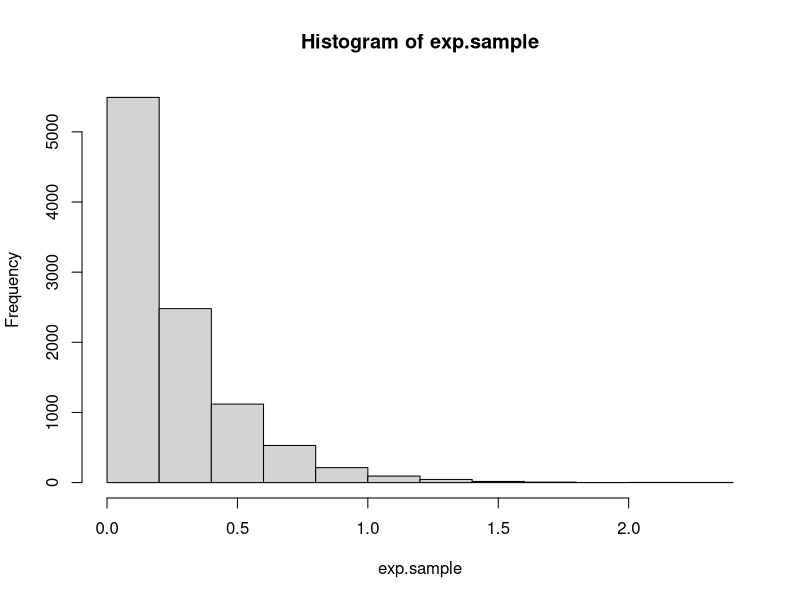
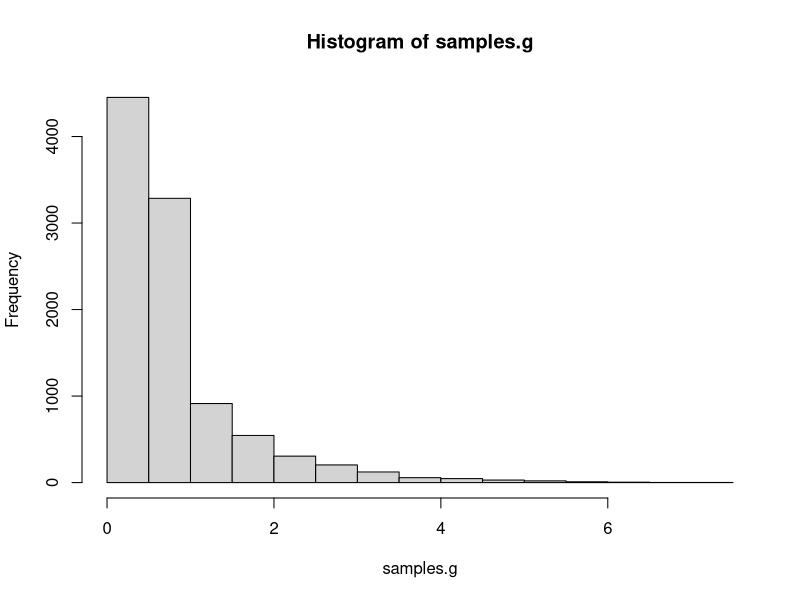
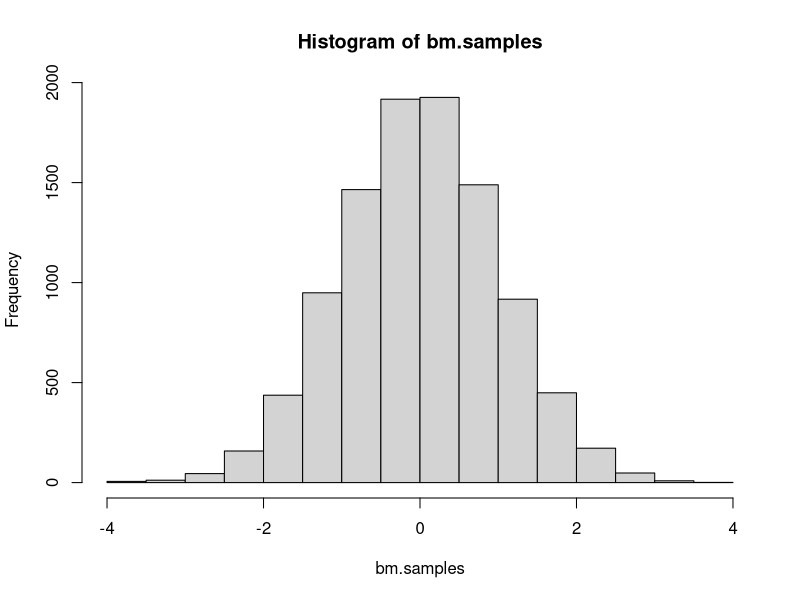
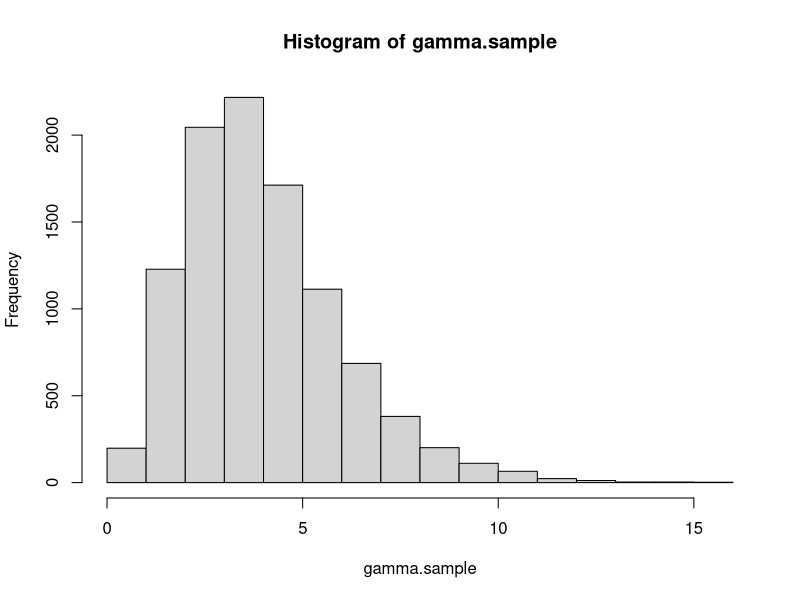
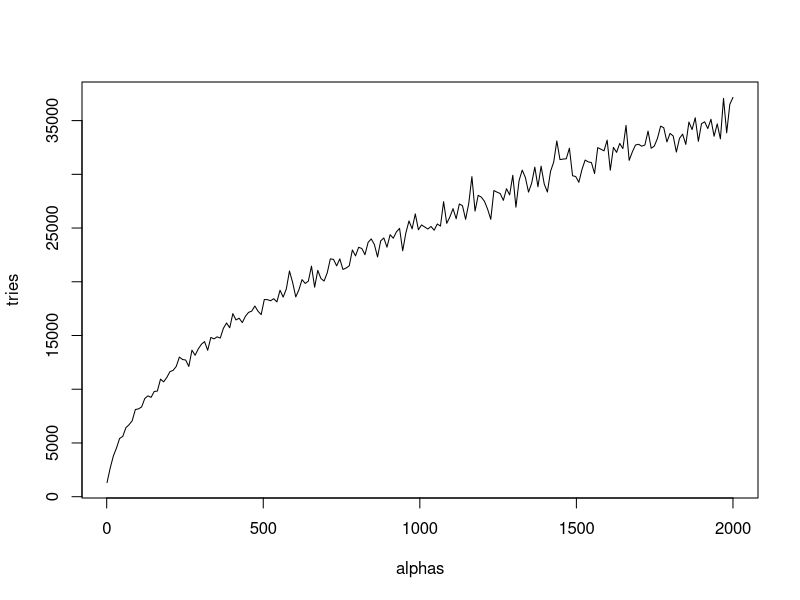
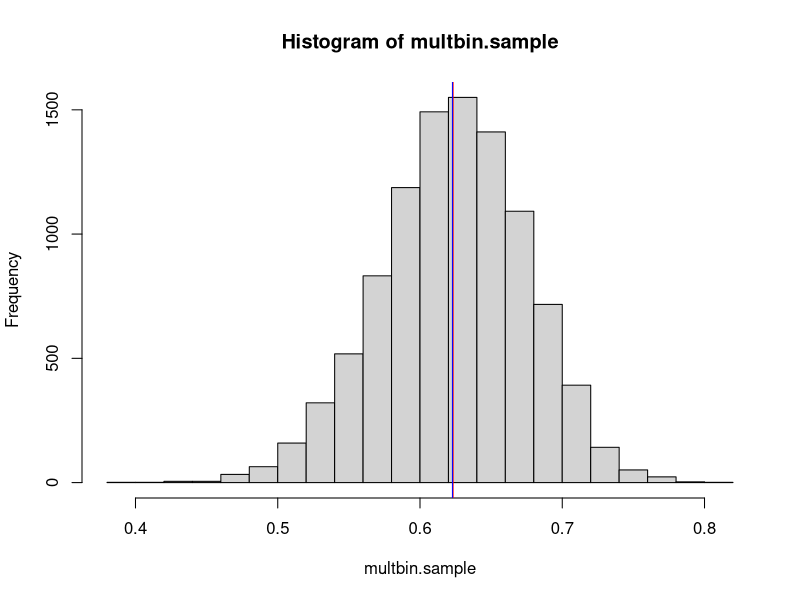

Write the R code that produced these figures, in order.
## ---- chunk 1
knitr::opts_chunk$set(echo = TRUE)
## ---- chunk 2
# Function to sample n times from exponential distribution
samples_exp = function(rate, n){
  u = runif(n)          # Sample from unif(0,1) distribution
  x = - log(u) / rate   # Compute values using inverse cdf
  return(x)             # Vector of n samples
}

# Function to print mean and variance
print.mean.var = function(n, m.emp, m.th, v.emp, v.th) {
  cat('Number of samples:', n)
  cat('\n\nEmpirical mean:', m.emp)
  cat('\nTheoretical mean:', m.th)
  cat('\n\nEmpirical variance:', v.emp)
  cat('\nTheoretical variance:', v.th)
}

# Check function
rate = 4                                        # Set rate parameter
n = 10000                                       # Number of samples
exp.sample = samples_exp(rate, n)               # Sample
hist(exp.sample)                                # Histogram of sample

mean.emp.exp = mean(exp.sample)                 # Empirical mean
mean.th.exp = 1 / rate                          # Theoretical mean

var.emp.exp = var(exp.sample)                   # Empirical variance
var.th.exp = 1 / rate^2                         # Theoretical variance

print.mean.var(n, mean.emp.exp, mean.th.exp, var.emp.exp, var.th.exp)  # Print values
## ---- chunk 3
# Function to sample from g using inverse cdf
samples_g = function(alpha, n) {
  c = alpha * exp(1) / (alpha + exp(1))   # Normalizing constant
  u = runif(n)                            # Sample from unif(0,1) distribution
  vec = rep(0, n)                         # Vector to store the generated samples
  for(i in 1:length(u)){
    if(u[i]<= c/alpha) {vec[i] = (alpha * u[i] / c)^(1 / alpha)}  # Use case 1 in inverse cdf to generate sample
    else {vec[i] = -log(1/alpha + exp(-1) - u[i]/c)}              # Use case 2 in inverse cdf to generate sample
  }
  return(vec)
}

# Check function
alpha = 0.8                               # Set parameter
c = alpha * exp(1) / (alpha + exp(1))     # Normalizing constant
n = 10000                                 # Number of samples
samples.g = samples_g(alpha, n)           # Sampling from g
hist(samples.g)                           # Histogram of samples

mean.emp.g = mean(samples.g)                      # Empirical mean
mean.theo.g = c * (1/(alpha+1) + 2*exp(-1))       # Theoretical mean

var.emp.g = var(samples.g)                                  # Empirical variance
var.theo.g = c * (1/(alpha+2) + 5*exp(-1)) - mean.theo.g^2  # Theoretical variance

print.mean.var(n, mean.emp.g, mean.theo.g, var.emp.g, var.theo.g)   # Print values
## ---- chunk 4
# Function to generate n samples from N(0,1) using Box Muller
boxmuller = function(n) {
  # Sample from unif(0,1)
  u1 = runif(n)
  u2 = runif(n)
  # Polar coordinates
  r = sqrt(-2*log(u1))
  theta = 2*pi*u2
  #Cartesian coordinate(s)
  x = r*cos(theta)          # Vector of n independent samples
  #y = r*sin(theta)
  return(x)
}

# Check function
n = 10000                       # Number of samples
bm.samples = boxmuller(n)       # Sampling from N(0,1)
hist(bm.samples)                # Histogram of samples

mean_bm = mean(bm.samples)      # Empirical mean
var_bm = var(bm.samples)        # Empirical variance

print.mean.var(n, mean_bm, 0, var_bm, 1)  # Print values
## ---- chunk 5
# Function to generate a realization from d-variate normal distribution
mult_normal = function(d, mu, sigma) {
  # mu is vector of means, must have length d
  # sigma is covariance matrix, must have dimension dxd
  x = boxmuller(d)    # d N(0,1) distributed variables
  A = t(chol(sigma))  # Cholesky decomposition of covariance matrix (lower triangular)
  y = mu + A %*% x    # d-variate N(mu, sigma)
  return(y)
}


# Check function

# vector of means and covariance matrix
mu = c(1,2)         
sigma = cbind(c(1,0.5),c(0.5,1))

# Estimate mean and empirical variance
n = 10000                     # Number of realizations
mu_est = rep(0,length(mu))    
multnor.sample = matrix(NA, n, length(mu))
for(i in 1:n) {
  multnor = mult_normal(length(mu),mu,sigma)
  mu_est = mu_est + multnor
  multnor.sample[i,] = multnor
  }
mu_est = mu_est / n               # Estimated mean vector

sigma_est = var(multnor.sample)   # Estimated covariance matrix

# Printing
cat('True mean:', mu)
cat('\nEstimated mean:', mu_est)
cat('\n\nTrue covariance matrix:\n')
sigma
cat('\nEstimated covariance matrix:\n')
sigma_est
## ---- chunk 6
# Function to calculate the acceptance probability
accprob = function(x, alpha) {
  if(x<1) {return(exp(-x))}
  else if(x>=1) {return(x^(alpha-1))}
}

# Function to generate n samples from f
gamma_rejsamp = function(n, alpha) {
  vec = rep(0, n)             # Vector for storing the accepted samples
  i = 1
  while(i<=n) {
    x = samples_g(alpha, 1)   # Sample from proposal density
    u = runif(1)              # Sample from unif(0,1)
    a = accprob(x, alpha)     # Calculate acceptance probability
    if(u<=a) {                # Accept x as a sample
      vec[i] = x              # Store x
      i = i + 1
      }
  }
  return(vec)
}

# Check function
alpha = 0.5     # Set parameter
n = 10000       # Number of samples
gamma.sample = gamma_rejsamp(n, alpha)    # Generate samples

mean.emp = mean(gamma.sample)   # Empirical mean
mean.theo = alpha               # Theoretical mean

var.emp = var(gamma.sample)     # Empirical variance
var.theo = alpha                # Theoretical variance

print.mean.var(n, mean.emp, mean.theo, var.emp, var.theo)   # Printing values
## ---- chunk 7
# Function to generate n samples from ln(unif(0,ab))
inv.cdf.sampling = function(n, ln.ab) {
  u = runif(n)    # Sample from unif(0,1)
  x = ln.ab + log(u)   # Using inverse cdf
  return(x)
}

# Function to generate n samples from f
# alpha > 1
samples.f = function(n, alpha) {
  vec = rep(0,n)                        # Vector for storing the samples
  i = 1                                 # Count index in vec
  lna = (alpha-1) / 2 * (log(alpha-1) -1) # Value of ln(a)
  lnb = (alpha+1) / 2 * (log(alpha+1) -1) # Value of ln(b_+)
  tries = 0                             # Count number of tries to generate n realizations
  while(i<=n) {
    z1 = inv.cdf.sampling(1,lna)          # Sample from ln(unif(0,a))
    z2 = inv.cdf.sampling(1,lnb)          # Sample from ln(unif(b_-,b_+))
    diff = z2 - z1
    limit = ((alpha-1)*diff - exp(diff)) / 2  # Calculate upper limit for z1 in C_f
    if(z1 <= limit) {                   # Accept the sample
      vec[i] = exp(diff)                # Store ratio of uniforms
      i = i + 1
    }
    tries = tries + 1
  }
  return(c(tries,vec))                  # Return number of tries and vector of samples
}

# Check function
alpha = 4       # Set parameter
n = 10000       # Number of samples
gamma.sample = samples.f(n,alpha)[-1]   # Generate samples
hist(gamma.sample)                      # Histogram of samples

mean.emp = mean(gamma.sample)           # Empirical mean
mean.theo = alpha                       # Theoretical mean

var.emp = var(gamma.sample)             # Empirical variance
var.theo = alpha                        # Theoretical variance

print.mean.var(n, mean.emp, mean.theo, var.emp, var.theo) # Printing values

# Number of tries for different alphas
n = 1000                                # Number of samples to generate
alphas = seq(1.1,2000,length.out = 200)   # Values for alpha  
tries = rep(0,length(alphas))           # Vector to store number of tries to generate n samples for different alphas
for(i in 1:length(alphas)) {
  s = samples.f(1000,alphas[i])
  tries[i] = s[1]
}
plot(alphas, tries, type = "l")                      # Plot of alpha vs number of tries
## ---- chunk 8
# Function to generate n samples from gamma distribution
gamma = function(n, alpha, beta) {
  if(alpha<1) {return(gamma_rejsamp(n,alpha) / beta)}       # alpha<1, beta is an inverse scale parameter
  else if(alpha>1) {return(samples.f(n,alpha)[-1] / beta)}  # alpha>1, beta is an inverse scale parameter
  else {return(samples_exp(beta,n))}                        # alpha=1, exponential distribution with rate beta
}

# Test function

# Function to generate samples and print values
test.gam = function(n, alpha, beta) {
  gam.samp = gamma(n, alpha, beta)
  mean.emp = mean(gam.samp)
  mean.theo = alpha / beta
  var.emp = var(gam.samp)
  var.theo = alpha / beta^2
  cat('alpha=',alpha,'\nbeta=',beta,'\n')
  print.mean.var(n, mean.emp, mean.theo, var.emp, var.theo)
  cat('\n\n\n')
}

# Set parameters
n = 10000
alpha = c(0.5, 1, 10)
beta = 2

test.gam(n, alpha[1], beta)
test.gam(n, alpha[2], beta)
test.gam(n, alpha[3], beta)

## ---- chunk 9
#Function for generating one Diriclet distributed variable with parameter alpha:
dirichlet <- function(alphas){
  zs = rep(0,length(alphas))
  for (k in 1:length(alphas)){
    zs[k] <- gamma(1,alphas[k],1)
  }
  return(zs/sum(zs))
}

#Testing
K = 3
alphas <- runif(K,0.1,5.0)
mean.theo <- alphas/sum(alphas)
dirichlet.samples <- rep(0,K)
for (i in 1:30){dirichlet.samples = dirichlet.samples + dirichlet(alphas)}
dirichlet.samples = dirichlet.samples/30
mean.theo
dirichlet.samples

## ---- chunk 10
# Function for ln(f(x))
lnf = function(x) {
  return(125*log(2+x) + 38*log(1-x) + 34*log(x))
}

# Function for ln of the acceptance probability
ln.accprob = function(x) {
  xmax = (15 + sqrt(53809)) / 394   # x value that gives the maximum of ln(f(x))
  lnc = lnf(xmax)                   # Maximum of ln(f(x))
  return(lnf(x) - lnc)
}

multbinom = function(n) {
  vec = rep(0,n)              # Vector to store the n samples
  i = 1
  tries = 0                   # Count number of tries
  while(i<=n) {
    theta = runif(1)          # Sample theta from proposal density
    lnu = log(runif(1))       # ln of sample from unif(0,1)
    lna = ln.accprob(theta)   # ln of acceptance probability
    if(lnu<=lna) {            # Accept sample
      vec[i] = theta
      i = i + 1
    }
    tries = tries + 1
  }
  return(c(tries,vec))
}

## ---- chunk 11
multbin = multbinom(10000)
multbin.tries = multbin[1]
multbin.sample = multbin[-1]
multbin.mean.MC <- mean(multbin.sample)

#Function for integrand to get prior of y
multbin.prior <- function(x){
  return((2+x)^125*(1-x)^38*x^34)
}

#function for integrand to get expectation of theta
multbin.integrand <- function(x){
  c <- integrate(multbin.prior,0,1)                 #gives f(y)
  return((1/(c$value))*x*(2+x)^125*(1-x)^38*x^34)   #gives theta*f(theta|y)
}

multbin.mean.exact <- integrate(multbin.integrand,0,1)  #numerical integral, theta from 0 to 1
multbin.mean.exact

#Histogram of sampled values of theta
hist(multbin.sample)
abline(v = multbin.mean.MC, col="red")        #Monte Carlo integration mean
abline(v = multbin.mean.exact$value, col="blue")    #Expectation from numerical integration 
## ---- chunk 12
tries.per.sample = multbin.tries / length(multbin.sample)
tries.per.sample
